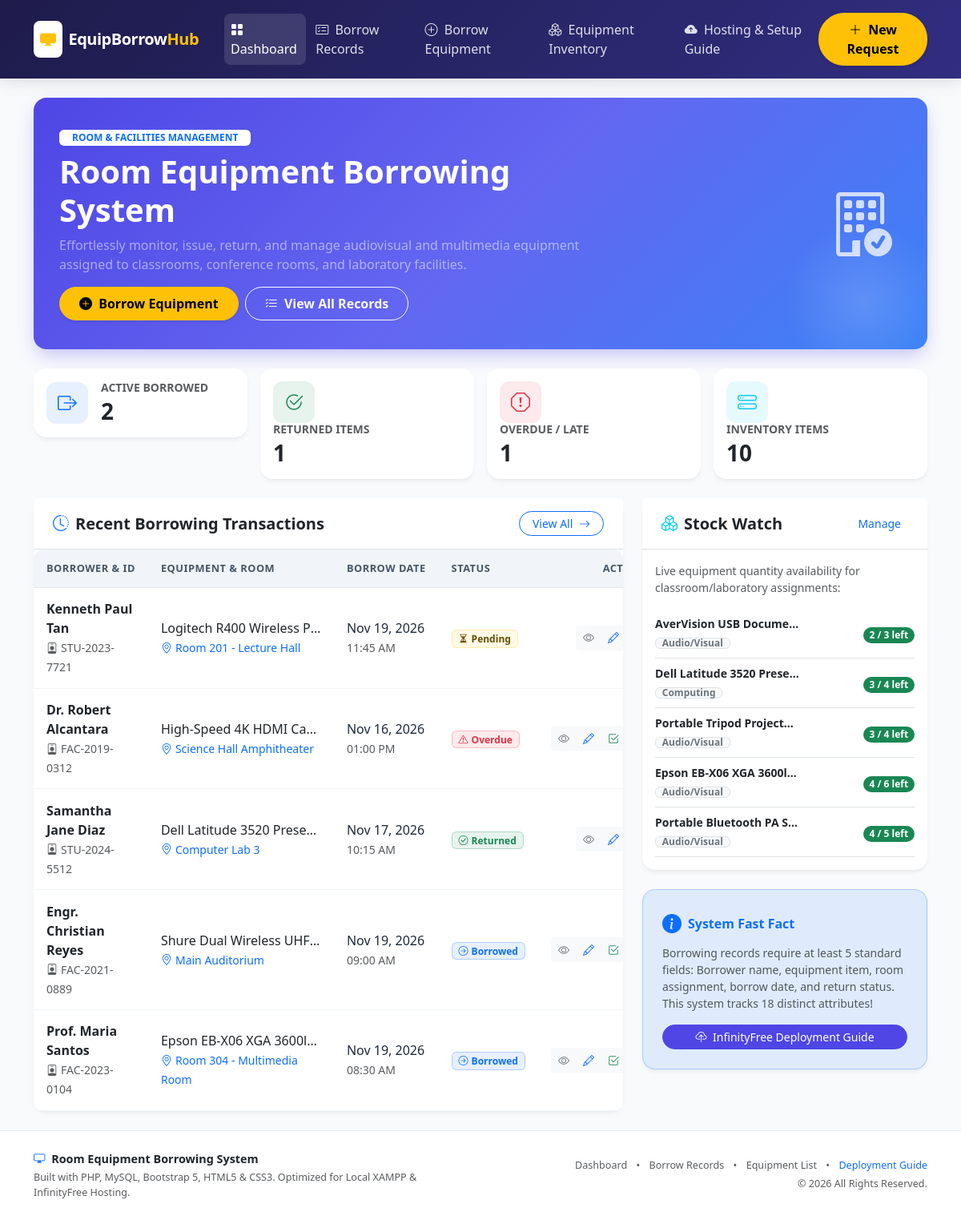
The page / on the database its author committed.
### tables this page shows
CREATE TABLE IF NOT EXISTS `equipment_borrowings` (
  `id` INT AUTO_INCREMENT PRIMARY KEY,
  `borrower_name` VARCHAR(100) NOT NULL,
  `borrower_id_number` VARCHAR(50) NOT NULL,
  `borrower_email` VARCHAR(100) NOT NULL,
  `borrower_contact` VARCHAR(20) NOT NULL,
  `equipment_id` INT DEFAULT NULL,
  `equipment_name` VARCHAR(100) NOT NULL,
  `room_assigned` VARCHAR(50) NOT NULL,
  `quantity` INT NOT NULL DEFAULT 1,
  `borrow_date` DATE NOT NULL,
  `borrow_time` TIME NOT NULL,
  `expected_return_date` DATE NOT NULL,
  `actual_return_date` DATE DEFAULT NULL,
  `status` ENUM('Borrowed', 'Returned', 'Overdue', 'Pending') NOT NULL DEFAULT 'Borrowed',
  `purpose` VARCHAR(255) NOT NULL,
  `condition_on_borrow` VARCHAR(100) NOT NULL DEFAULT 'Good / Functional',
  `condition_on_return` VARCHAR(100) DEFAULT NULL,
  `remarks` TEXT DEFAULT NULL,
  `created_at` TIMESTAMP DEFAULT CURRENT_TIMESTAMP,
  `updated_at` TIMESTAMP DEFAULT CURRENT_TIMESTAMP ON UPDATE CURRENT_TIMESTAMP,
  INDEX (`status`),
  INDEX (`borrow_date`),
  INDEX (`equipment_id`)
);

CREATE TABLE IF NOT EXISTS `equipment_inventory` (
  `id` INT AUTO_INCREMENT PRIMARY KEY,
  `item_code` VARCHAR(50) NOT NULL UNIQUE,
  `item_name` VARCHAR(100) NOT NULL,
  `category` VARCHAR(50) NOT NULL,
  `total_quantity` INT NOT NULL DEFAULT 1,
  `available_quantity` INT NOT NULL DEFAULT 1,
  `storage_room` VARCHAR(50) NOT NULL DEFAULT 'IT Storage Room',
  `status` ENUM('Available', 'Maintenance', 'Decommissioned') NOT NULL DEFAULT 'Available',
  `created_at` TIMESTAMP DEFAULT CURRENT_TIMESTAMP
);

### index.php (the view, shortened to what this page needs)
<?php
require_once __DIR__ . '/includes/header.php';
$pdo = getDBConnection();
try {
    $statTotalBorrowed = $pdo->query("SELECT COUNT(*) FROM equipment_borrowings WHERE status = 'Borrowed'")->fetchColumn();
    $statTotalReturned = $pdo->query("SELECT COUNT(*) FROM equipment_borrowings WHERE status = 'Returned'")->fetchColumn();
    $statTotalOverdue = $pdo->query("SELECT COUNT(*) FROM equipment_borrowings WHERE status = 'Overdue'")->fetchColumn();
    $statTotalInventory = $pdo->query("SELECT COUNT(*) FROM equipment_inventory")->fetchColumn();
    $stmtRecent = $pdo->query("
        SELECT * FROM equipment_borrowings
        ORDER BY id DESC
        LIMIT 7
    ");
    $recentRecords = $stmtRecent->fetchAll();
    $stmtEquip = $pdo->query("
        SELECT * FROM equipment_inventory
        ORDER BY available_quantity ASC
        LIMIT 5
    ");
    $inventoryItems = $stmtEquip->fetchAll();
} catch (PDOException $e) {
    echo '<div class="alert alert-danger">Error retrieving dashboard data: ' . htmlspecialchars($e->getMessage()) . '</div>';
    $recentRecords = [];
    $inventoryItems = [];
}
?>
<div class="hero-banner mb-4">
    <div class="row align-items-center">
        <div class="col-lg-8">
            <span class="badge bg-white text-primary mb-2 px-3 py-1 fw-bold text-uppercase">Room & Facilities Management</span>
            <h1 class="display-6 fw-bold mb-2">Room Equipment Borrowing System</h1>
            <p class="lead mb-3 text-white-50 fs-6">
                Effortlessly monitor, issue, return, and manage audiovisual and multimedia equipment assigned to classrooms, conference rooms, and laboratory facilities.
            </p>
            <div class="d-flex flex-wrap gap-2">
                <a href="create.php" class="btn btn-warning px-4 py-2 fw-semibold btn-rounded shadow-sm">
                    <i class="bi bi-plus-circle-fill me-1"></i> Borrow Equipment
                </a>
                <a href="borrowings.php" class="btn btn-outline-light px-4 py-2 fw-semibold btn-rounded">
                    <i class="bi bi-list-check me-1"></i> View All Records
                </a>
            </div>
        </div>
        <div class="col-lg-4 d-none d-lg-block text-end pe-4">
            <i class="bi bi-building-check display-1 opacity-75"></i>
        </div>
    </div>
</div>
<div class="row g-3 mb-4">
    <div class="col-sm-6 col-xl-3">
        <div class="card card-stat p-3">
            <div class="d-flex align-items-center">
                <div class="stat-icon bg-primary bg-opacity-10 text-primary me-3">
                    <i class="bi bi-box-arrow-right"></i>
                </div>
                <div>
                    <h6 class="text-muted text-uppercase mb-1 small fw-bold">Active Borrowed</h6>
                    <h3 class="mb-0 fw-bold text-dark"><?= number_format($statTotalBorrowed) ?></h3>
                </div>
            </div>
        </div>
    </div>
    <div class="col-sm-6 col-xl-3">
        <div class="card card-stat p-3">
            <div class="stat-icon bg-success bg-opacity-10 text-success me-3 float-start">
                <i class="bi bi-check2-circle"></i>
            </div>
            <div>
                <h6 class="text-muted text-uppercase mb-1 small fw-bold">Returned Items</h6>
                <h3 class="mb-0 fw-bold text-dark"><?= number_format($statTotalReturned) ?></h3>
            </div>
        </div>
    </div>
    <div class="col-sm-6 col-xl-3">
        <div class="card card-stat p-3">
            <div class="stat-icon bg-danger bg-opacity-10 text-danger me-3 float-start">
                <i class="bi bi-exclamation-octagon"></i>
            </div>
            <div>
                <h6 class="text-muted text-uppercase mb-1 small fw-bold">Overdue / Late</h6>
                <h3 class="mb-0 fw-bold text-dark"><?= number_format($statTotalOverdue) ?></h3>
            </div>
        </div>
    </div>
    <div class="col-sm-6 col-xl-3">
        <div class="card card-stat p-3">
            <div class="stat-icon bg-info bg-opacity-10 text-info me-3 float-start">
                <i class="bi bi-hdd-stack"></i>
            </div>
            <div>
                <h6 class="text-muted text-uppercase mb-1 small fw-bold">Inventory Items</h6>
                <h3 class="mb-0 fw-bold text-dark"><?= number_format($statTotalInventory) ?></h3>
            </div>
        </div>
    </div>
</div>
<div class="row g-4">
    <div class="col-lg-8">
        <div class="card card-standard h-100">
            <div class="card-header bg-white py-3 px-4 d-flex justify-content-between align-items-center border-bottom">
                <h5 class="mb-0 fw-bold text-dark">
                    <i class="bi bi-clock-history text-primary me-2"></i>Recent Borrowing Transactions
                </h5>
                <a href="borrowings.php" class="btn btn-sm btn-outline-primary rounded-pill px-3">
                    View All <i class="bi bi-arrow-right ms-1"></i>
                </a>
            </div>
            <div class="card-body p-0">
                <div class="table-responsive">
                    <table class="table custom-table align-middle">
                        <thead>
                            <tr>
                                <th>Borrower & ID</th>
                                <th>Equipment & Room</th>
                                <th>Borrow Date</th>
                                <th>Status</th>
                                <th class="text-end">Actions</th>
                            </tr>
                        </thead>
                        <tbody>
                            <?php if (empty($recentRecords)): ?>
                                <tr>
                                    <td colspan="5" class="text-center py-4 text-muted">
                                        <i class="bi bi-inbox fs-3 d-block mb-2"></i>
                                        No borrowing transactions recorded yet. <a href="create.php">Create the first one!</a>
                                    </td>
                                </tr>
                            <?php else: ?>
                                <?php foreach ($recentRecords as $row): ?>
                                    <tr>
                                        <td>
                                            <div class="fw-semibold text-dark"><?= htmlspecialchars($row['borrower_name']) ?></div>
                                            <small class="text-muted"><i class="bi bi-person-badge me-1"></i><?= htmlspecialchars($row['borrower_id_number']) ?></small>
                                        </td>
                                        <td>
                                            <div class="fw-medium text-dark text-truncate" style="max-width: 200px;">
                                                <?= htmlspecialchars($row['equipment_name']) ?>
                                            </div>
                                            <small class="text-primary"><i class="bi bi-geo-alt me-1"></i><?= htmlspecialchars($row['room_assigned']) ?></small>
                                        </td>
                                        <td>
                                            <div><?= formatDateFriendly($row['borrow_date']) ?></div>
                                            <small class="text-muted"><?= formatTimeFriendly($row['borrow_time']) ?></small>
                                        </td>
                                        <td>
                                            <?= renderStatusBadge($row['status']) ?>
                                        </td>
                                        <td class="text-end">
                                            <div class="btn-group btn-group-sm">
                                                <a href="view.php?id=<?= $row['id'] ?>" class="btn btn-light text-secondary" title="View Slip / Details">
                                                    <i class="bi bi-eye"></i>
                                                </a>
                                                <a href="edit.php?id=<?= $row['id'] ?>" class="btn btn-light text-primary" title="Edit">
                                                    <i class="bi bi-pencil"></i>
                                                </a>
                                                <?php if ($row['status'] === 'Borrowed' || $row['status'] === 'Overdue'): ?>
                                                    <button type="button" class="btn btn-light text-success" title="Quick Return"
                                                            data-bs-toggle="modal" data-bs-target="#returnModal"
                                                            data-id="<?= $row['id'] ?>"
                                                            data-borrower="<?= htmlspecialchars($row['borrower_name']) ?>"
                                                            data-equipment="<?= htmlspecialchars($row['equipment_name']) ?>">
                                                        <i class="bi bi-check2-square"></i>
                                                    </button>
                                                <?php endif; ?>
                                            </div>
                                        </td>
                                    </tr>
                                <?php endforeach; ?>
                            <?php endif; ?>
                        </tbody>
                    </table>
                </div>
            </div>
        </div>
    </div>
    <div class="col-lg-4">
        <div class="card card-standard mb-4">
            <div class="card-header bg-white py-3 px-4 d-flex justify-content-between align-items-center border-bottom">
                <h5 class="mb-0 fw-bold text-dark">
                    <i class="bi bi-boxes text-info me-2"></i>Stock Watch
                </h5>
                <a href="inventory.php" class="btn btn-sm btn-link text-decoration-none">Manage</a>
            </div>
            <div class="card-body p-3">
                <p class="text-muted small mb-3">Live equipment quantity availability for classroom/laboratory assignments:</p>
                <div class="list-group list-group-flush">
                    <?php if (empty($inventoryItems)): ?>
                        <div class="text-muted small py-2">No inventory data available.</div>
                    <?php else: ?>
                        <?php foreach ($inventoryItems as $item): ?>
                            <div class="list-group-item px-0 py-2 border-bottom d-flex justify-content-between align-items-center">
                                <div class="me-2 text-truncate">
                                    <div class="fw-semibold small text-dark text-truncate" style="max-width: 180px;">
                                        <?= htmlspecialchars($item['item_name']) ?>
                                    </div>
                                    <span class="badge bg-light text-secondary border small py-0"><?= htmlspecialchars($item['category']) ?></span>
                                </div>
                                <div class="text-end">
                                    <span class="badge <?= ($item['available_quantity'] > 0) ? 'bg-success' : 'bg-danger' ?> rounded-pill">
                                        <?= $item['available_quantity'] ?> / <?= $item['total_quantity'] ?> left
                                    </span>
                                </div>
                            </div>
                        <?php endforeach; ?>
                    <?php endif; ?>
                </div>
            </div>
        </div>
        <div class="card card-standard bg-primary bg-opacity-10 border border-primary border-opacity-25">
            <div class="card-body p-4">
                <div class="d-flex align-items-center mb-2">
                    <i class="bi bi-info-circle-fill text-primary fs-4 me-2"></i>
                    <h6 class="fw-bold mb-0 text-primary">System Fast Fact</h6>
                </div>
                <p class="small text-muted mb-3">
                    Borrowing records require at least 5 standard fields: Borrower name, equipment item, room assignment, borrow date, and return status. This system tracks 18 distinct attributes!
                </p>
                <a href="deployment_guide.php" class="btn btn-sm btn-primary rounded-pill w-100">
                    <i class="bi bi-cloud-upload me-1"></i> InfinityFree Deployment Guide
                </a>
            </div>
        </div>
    </div>
</div>
<?php require_once __DIR__ . '/includes/footer.php'; ?>

### database.php (shortened to what this page needs)
    <?php
function renderStatusBadge($status) {
    switch (trim($status)) {
        case 'Borrowed':
            return '<span class="badge bg-primary bg-opacity-10 text-primary border border-primary border-opacity-25 px-2 py-1"><i class="bi bi-arrow-right-circle me-1"></i>Borrowed</span>';
        case 'Returned':
            return '<span class="badge bg-success bg-opacity-10 text-success border border-success border-opacity-25 px-2 py-1"><i class="bi bi-check-circle me-1"></i>Returned</span>';
        case 'Overdue':
            return '<span class="badge bg-danger bg-opacity-10 text-danger border border-danger border-opacity-25 px-2 py-1"><i class="bi bi-exclamation-triangle me-1"></i>Overdue</span>';
        case 'Pending':
            return '<span class="badge bg-warning bg-opacity-10 text-warning-emphasis border border-warning border-opacity-25 px-2 py-1"><i class="bi bi-hourglass-split me-1"></i>Pending</span>';
    }
}
function formatDateFriendly($dateStr) {
    $timestamp = strtotime($dateStr);
    return date('M d, Y', $timestamp);
}
function formatTimeFriendly($timeStr) {
    $timestamp = strtotime($timeStr);
    return date('h:i A', $timestamp);
}

### rows shown on the page
equipment_borrowings: borrower_name "Kenneth Paul Tan", borrower_id_number "STU-2023-7721", equipment_name "Logitech R400 Wireless P…", room_assigned "Room 201 - Lecture Hall", borrow_date "Nov 19, 2026", borrow_time "11:45 AM", status "Pending" (drawn)
equipment_borrowings: borrower_name "Dr. Robert Alcantara", borrower_id_number "FAC-2019-0312", equipment_name "High-Speed 4K HDMI Ca…", room_assigned "Science Hall Amphitheater", borrow_date "Nov 16, 2026", borrow_time "01:00 PM", status "Overdue" (drawn)
equipment_borrowings: borrower_name "Samantha Jane Diaz", borrower_id_number "STU-2024-5512", equipment_name "Dell Latitude 3520 Prese…", room_assigned "Computer Lab 3", borrow_date "Nov 17, 2026", borrow_time "10:15 AM", status "Returned" (drawn)
equipment_borrowings: borrower_name "Engr. Christian Reyes", borrower_id_number "FAC-2021-0889", equipment_name "Shure Dual Wireless UHF…", room_assigned "Main Auditorium", borrow_date "Nov 19, 2026", borrow_time "09:00 AM", status "Borrowed" (drawn)
equipment_borrowings: borrower_name "Prof. Maria Santos", borrower_id_number "FAC-2023-0104", equipment_name "Epson EB-X06 XGA 3600l…", room_assigned "Room 304 - Multimedia Room", borrow_date "Nov 19, 2026", borrow_time "08:30 AM", status "Borrowed" (drawn)
equipment_inventory: item_name "AverVision USB Docume…", category "Audio/Visual", available_quantity "2", total_quantity "3"
equipment_inventory: item_name "Dell Latitude 3520 Prese…", category "Computing", available_quantity "3", total_quantity "4"
equipment_inventory: item_name "Portable Tripod Project…", category "Audio/Visual", available_quantity "3", total_quantity "4"
equipment_inventory: item_name "Epson EB-X06 XGA 3600l…", category "Audio/Visual", available_quantity "4", total_quantity "6"
equipment_inventory: item_name "Portable Bluetooth PA S…", category "Audio/Visual", available_quantity "4", total_quantity "5"

### other values the page prints
$statTotalBorrowed "2"
$statTotalReturned "1"
$statTotalOverdue "1"
$statTotalInventory "10"
APP_NAME "Room Equipment Borrowing System"
